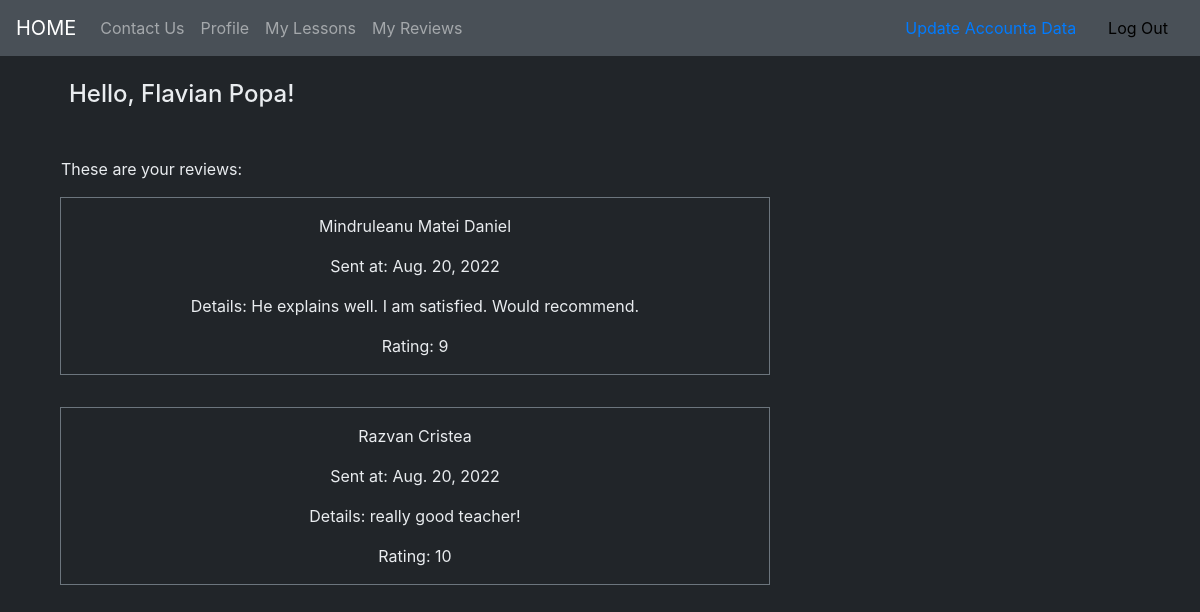
Page /reviews/pr/9/ (signed in) on the committed database.
### accounts/models.py (models this page shows, shortened)
class User(AbstractUser):
    phone_number = models.CharField(max_length=10,blank=False, validators=[phone_number_validator], unique=True)
    email = models.EmailField(unique=True)
    is_student = models.BooleanField(default=False)
    is_teacher = models.BooleanField(default=False)

### reviews/models.py (models this page shows, shortened)
class Review(models.Model):
    user = models.ForeignKey(User, on_delete=models.CASCADE)
    teacher = models.ForeignKey(Teacher, on_delete=models.CASCADE, null=True)
    sent_date = models.DateField(auto_now_add=True)
    description = models.TextField()
    rating = models.PositiveIntegerField(validators = [rating_validator])
    class Meta:
        ordering = ["-sent_date"]
        unique_together = ['user', 'teacher']

### reviews/views.py (the view)
# urls.py: path('pr/<int:pk>/', views.TeacherReviews.as_view(), name='teacher_reviews'),
@method_decorator([login_required], name='dispatch')
class TeacherReviews(generic.ListView):
    model = Review
    template_name = 'reviews/teacher_reviews_list.html'
    paginate_by = 5
    def get_queryset(self):
        queryset = super(TeacherReviews, self).get_queryset()
        queryset = queryset.filter(teacher=Teacher.objects.get(pk=self.kwargs.get('pk')))
        return queryset
    def get_context_data(self,**kwargs):
        context = super().get_context_data(**kwargs)
        context['teacher'] = Teacher.objects.get(pk=self.kwargs.get('pk'))
        return context

### reviews/templates/reviews/teacher_reviews_list.html (shortened to what this page needs)
{% extends "base.html" %}
{% load bootstrap_icons %}
{% block extra_css %}
    {% load static %}
    <link rel="stylesheet" type="text/css" href="{% static 'invicta/css/lessons_and_reviews.css' %}" >
{% endblock %}
{% block content %}
    <h4 class="list-title">Hello, {{user.first_name}} {{user.last_name}}!</h4>
    <p class="list-paragraph">These are your reviews:</p>
    <div class="col-md-8">
        {% for review in object_list  %}
            {% include "reviews/_teacher_review.html" %}
        {% endfor %}
    </div>
{% endblock %}

### reviews/templates/reviews/_teacher_review.html (shortened to what this page needs)
{% load bootstrap_icons %}
<div class="review_list_div">
    <p>
        {{ review.user.first_name }} {{ review.user.last_name }}</p>
    <p>
        Sent at: {{ review.sent_date }}
    </p>
    <p>
        Details: {{ review.description }}
    </p>
    <p>
        Rating: {{ review.rating }}
    </p>
</div>

### static/invicta/css/master.css (style rules this page uses)
.review_list_div { border : 1px solid black; margin-bottom: 2em; text-align: center; }
body { background-color: #212529; color: #E9ECEF; }

### static/invicta/css/lessons_and_reviews.css (style rules this page uses)
.list-title { margin: 1em 1em 2em 1em; }
.list-paragraph { font-size: 1em; margin-left: 1em; }
.review_list_div { border : 1px solid #6C757D; margin-bottom: 2em; text-align: center; padding-top: 1em; }

### rows in the picture
User: first_name "Flavian", last_name "Popa"
Review: user.first_name "Mindruleanu", user.last_name "Matei Daniel", sent_date "Aug. 20, 2022", description "He explains well. I am satisfied. Would recommend.", rating "9"
Review: user.first_name "Razvan", user.last_name "Cristea", sent_date "Aug. 20, 2022", description "really good teacher!", rating "10"
